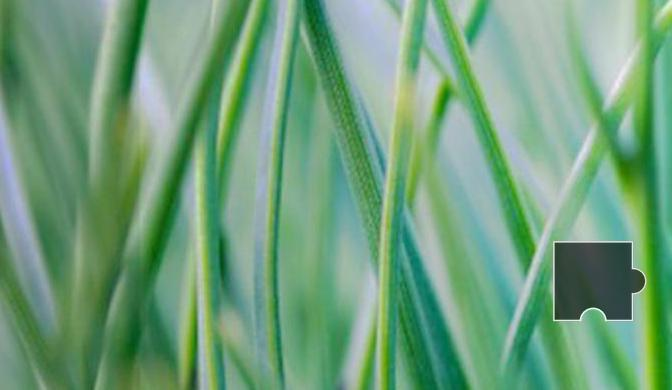
#> input picture captcha.jpg, 672 x 390 px
$ python -i function.py   (imports and definitions only)
#> lines starting #> are read from the running program, lines starting #| are printed output that depends on the picture; after the words box and inside, x2 and y2 are one past the last pixel; in counts of white or black regions, pixels touching at a corner belong together
import cv2
import numpy as np


def get_slider_captcha_contour(image_path):
    # 加载图像
#> called with image_path = 'captcha.jpg'
    image = cv2.imread(image_path)
#> image is the input picture: shape (390, 672, 3); mean B, G, R 123.9, 159.1, 111.6
    # 转换图像为灰度
    gray = cv2.cvtColor(image, cv2.COLOR_BGR2GRAY)
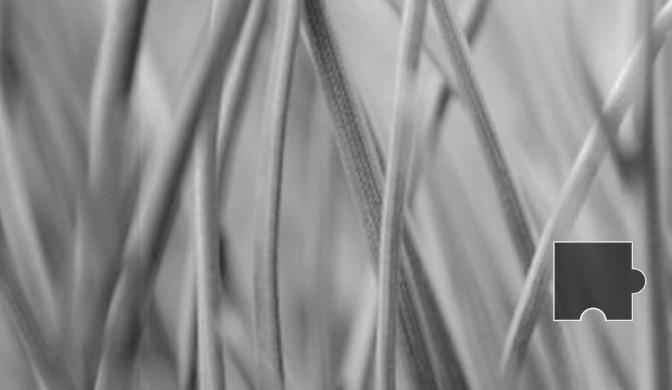
#> gray: shape (390, 672); min 42, max 249, mean 140.9
    # 使用Canny边缘检测找到图像的边缘
    edges = cv2.Canny(gray, 30, 150)
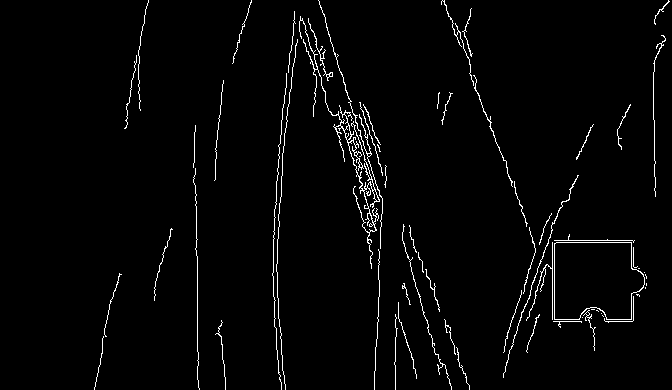
#> edges: shape (390, 672); 2.4% white in thin lines or dots, all inside (x1, y1, x2, y2) = (94, 0, 670, 390)
    # 使用findContours找到图像中的轮廓
    contours, hierarchy = cv2.findContours(edges, cv2.RETR_EXTERNAL, cv2.CHAIN_APPROX_SIMPLE)
#> contours = 63 contours, 57 with area under 20; largest, box (x1, y1, x2, y2) and area: (554, 242, 645, 320) 5945, (299, 16, 380, 269) 288, (318, 0, 383, 249) 48, (503, 175, 579, 378) 42, (308, 18, 333, 81) 39, (473, 75, 513, 187) 27
    # 找到轮廓的面积最大的轮廓
    max_contour = max(contours, key=cv2.contourArea)
#> max_contour = contour of 42 points, box (x1, y1, x2, y2) (554, 242, 645, 320), area 5945
    # 返回轮廓的坐标
    x, y, w, h = cv2.boundingRect(max_contour)
#> x = 554; y = 242; w = 91; h = 78
    cv2.drawContours(image, [max_contour], -1, (0, 255, 0), 2)
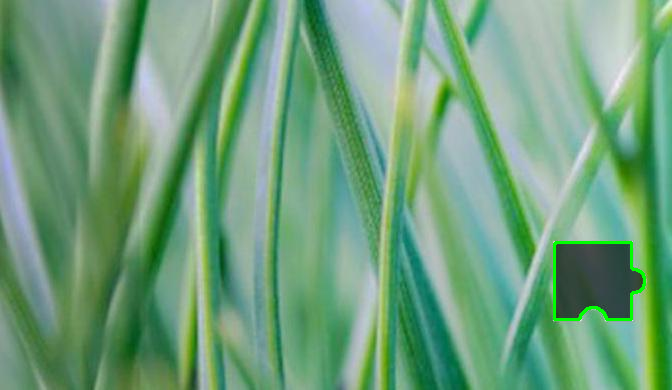
#> image: shape (390, 672, 3); 0.39% of pixels changed, all inside (x1, y1, x2, y2) = (553, 241, 646, 321)
    # 保存带有红线框住的图像
    output_image_path = "output image.jpg"
    cv2.imwrite(output_image_path, image)

    return x, output_image_path


# [60 lines left out: function template_matching, not called in this run]

# # 调用函数
# x, output_image_path = get_slider_captcha_contour("captcha.jpg")
# print(x)
# print(output_image_path)

>>> result = get_slider_captcha_contour('captcha.jpg')
#> result = (554, 'output image.jpg')
